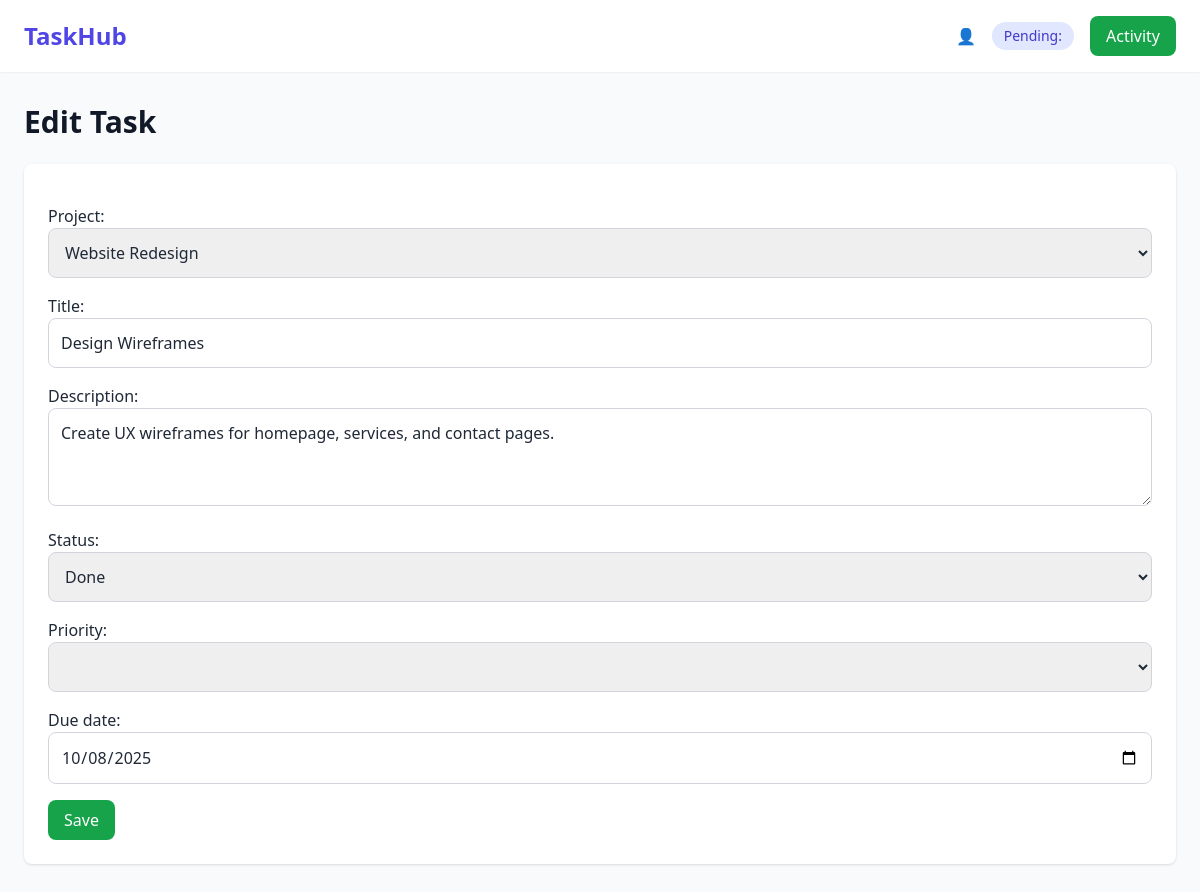
The app's page /tasks/11/edit/ with its own data.
### core/models.py (models this page shows, shortened)
class Task(models.Model):
    STATUS_CHOICES = [
        ('todo', 'To Do'),
        ('in_progress', 'In Progress'),
        ('done', 'Done'),
    ]
    project = models.ForeignKey(Project, on_delete=models.CASCADE, related_name='tasks')
    title = models.CharField(max_length=200)
    description = models.TextField(blank=True, null=True)
    status = models.CharField(max_length=20, choices=STATUS_CHOICES, default='todo')
    due_date = models.DateTimeField(blank=True, null=True)
    priority = models.IntegerField(default=0)  # 0 = low, 1 = medium, 2 = high
    created_at = models.DateTimeField(auto_now_add=True)
    updated_at = models.DateTimeField(auto_now=True)
    assigned_to = models.ForeignKey(User, on_delete=models.SET_NULL, null=True, blank=True, related_name='tasks')

### core/views.py (the view)
# urls.py: path('tasks/<int:pk>/edit/', views.task_edit, name='task_edit'),
def task_edit(request, pk):
    task = get_object_or_404(Task, pk=pk)
    if request.method == 'POST':
        form = TaskForm(request.POST, instance=task)
        if form.is_valid():
            form.save()
            return redirect('project_detail', pk=task.project.pk)
    else:
        form = TaskForm(instance=task)
    return render(request, 'core/task_form.html', {'form': form, 'title': 'Edit Task'})

### core/context_processors.py (called while the page is built, shortened)
def global_context(request):
    user = request.user
    context = {}
    return context

### core/models.py (called while the page is built)
    def __str__(self):
        return self.name

### core/templates/core/task_form.html (shortened to what this page needs)
{% extends 'core/base.html' %}
{% block content %}
  <h1 class="text-3xl font-semibold text-gray-900 mb-6">{{ title }}</h1>
  <form method="POST" class="space-y-4 bg-white p-6 rounded-lg shadow">
    {{ form.as_p }}
    <button type="submit"
            class="bg-green-600 hover:bg-green-700 text-white px-4 py-2 rounded-lg">
      Save
    </button>
  </form>
{% endblock %}

### records on screen
Task: project "Website Redesign", title "Design Wireframes", description "Create UX wireframes for homepage, services, and contact pages.", status "Done", due_date "10/08/2025"

### other values on screen
{{ title }} "Edit Task"
